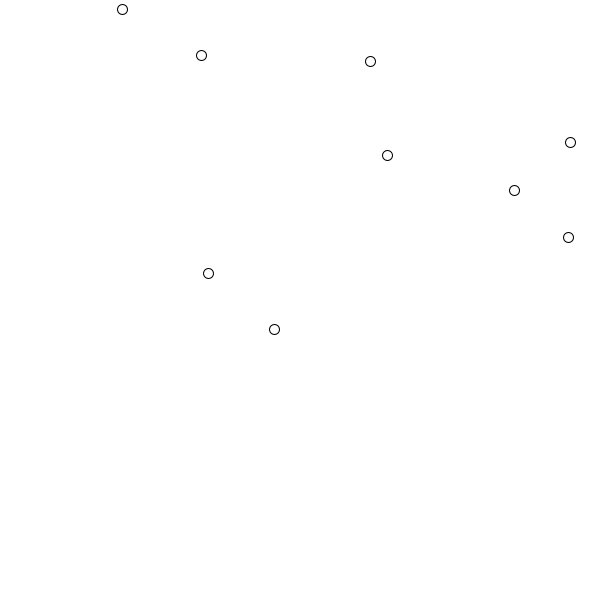
Frame 1 (no input)
Frame 60 (the mouse pressed at the canvas centre just before this capture): identical to frame 1, image omitted
Frame 120 (the mouse held since frame 60 and released just before this capture): identical to frame 1, image omitted

The Processing sketch that drew this single still picture (run headless with seeded random() and noise(); from frame 60 on, the mouse is pressed at the canvas centre):

// Processing sketch: processing_122307
// ── processing_122307.pde

int fase=1;
int puntoActual=0;
float xCasa[], yCasa[];

void setup()
{
  size(600,600);
  background(255);
  xCasa=new float[9];
  yCasa=new float[9];
  for (int i=0; i<9; i=i+1)
  {
    xCasa[i]=random(600);
    yCasa[i]=random(600);  
  }
}

void draw()
{
  background(255);
  for (int i=0; i<9; i=i+1)
  {
    ellipse(xCasa[i], yCasa[i], 10,10);  
  }
  if (fase==1)
  {

  }
  else if (fase==2)
  {
  
  }  
  else if (fase==3)
  {
    
  }
}

void mousePressed()
{
  if (fase==1)
  {  
    if ((puntoActual==0)&&(dist(mouseX,mouseY, xCasa[1], yCasa[1])<10))
    {
    }  
  }
  else if (fase==2)
  {
  }
}
